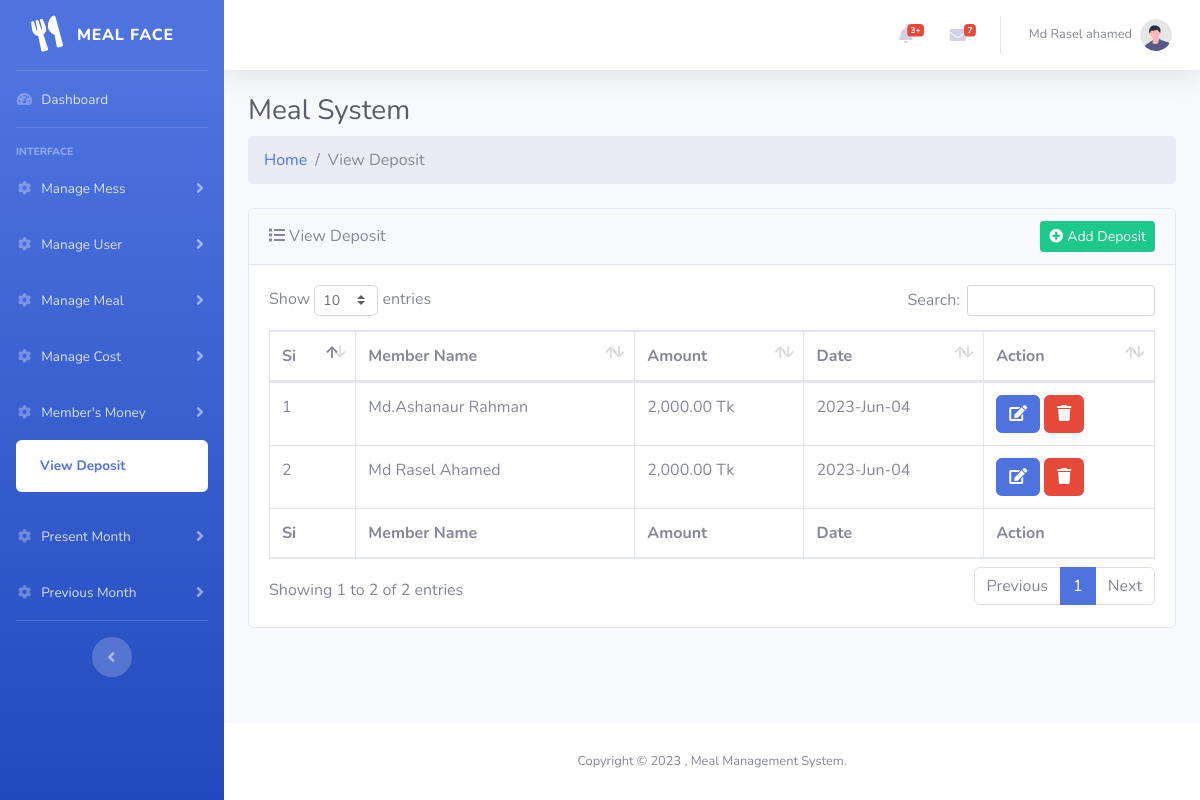
The page /backend/view-deposit.php (signed in) on the database as committed earlier.
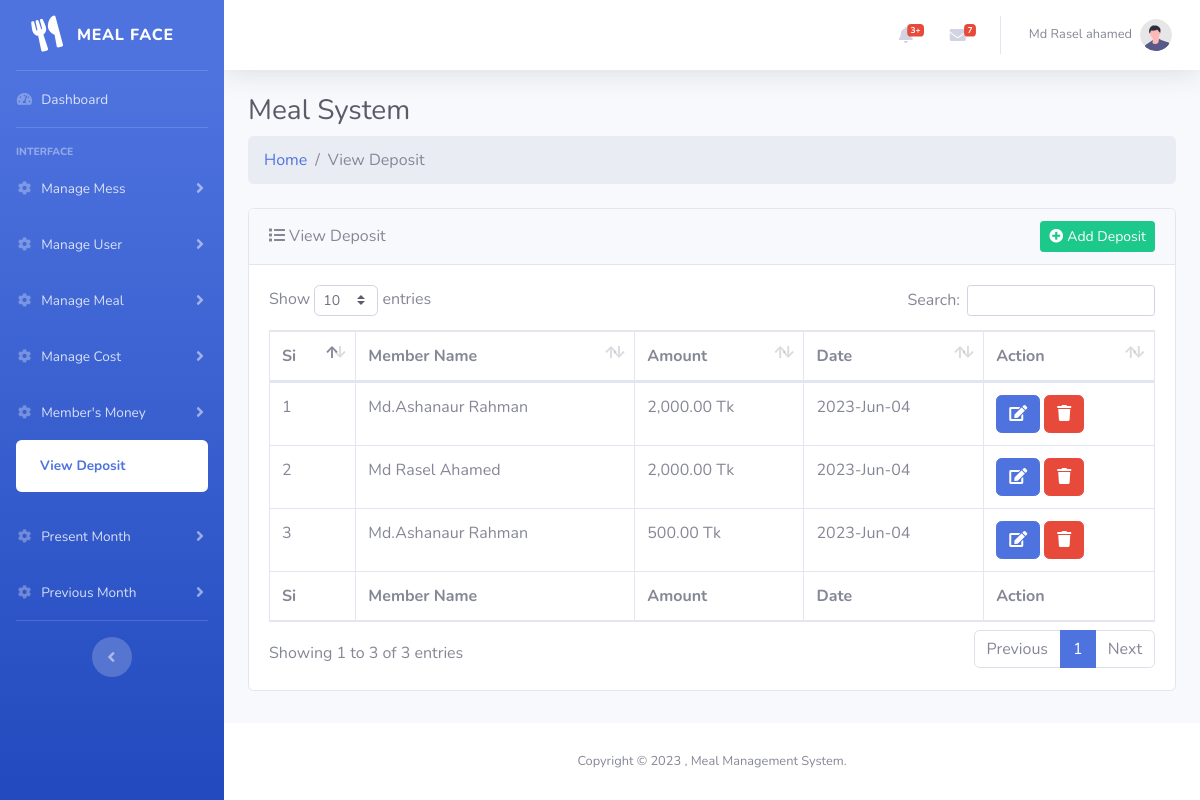
The same page on the database as committed later.
### tables this page shows
CREATE TABLE `member_money` (
  `id` int(11) NOT NULL,
  `user_id` int(11) DEFAULT NULL,
  `mess_id` int(11) DEFAULT NULL,
  `money` double NOT NULL,
  `pay_date` date DEFAULT NULL,
  `created_by` int(11) DEFAULT NULL,
  `created_at` datetime NOT NULL DEFAULT current_timestamp()
);

CREATE TABLE `users` (
  `user_id` int(11) NOT NULL,
  `user_name` varchar(255) NOT NULL,
  `user_role` varchar(255) NOT NULL DEFAULT 'member',
  `user_mobile` varchar(255) DEFAULT NULL,
  `user_email` varchar(255) DEFAULT NULL,
  `user_password` varchar(255) NOT NULL,
  `mess_id` int(11) DEFAULT NULL
);

### backend/controller/main.php (called while the page is built, shortened)
<?php
    class Main{
        protected $host = "localhost";
        protected $user = "root";
        protected $pass = "";
        protected $db = "php_meal";
        protected $con;
        public function __construct(){
            if(!isset($this->con)){
                $this->con = new mysqli($this->host,$this->user,$this->pass,$this->db);
            }
            return $this->con;
        }
        public function getMembersDeposit($messId){
            $this->sql = "SELECT member_money.*,users.user_name as user_name FROM member_money INNER JOIN users ON users.user_id = member_money.user_id WHERE member_money.mess_id = '$messId'";
            $this->result = $this->con->query($this->sql);
            if($this->result == true){
                return $this->result;
            }else{
                return false;
            }
        }
    }
?>

### backend/view-deposit.php (the view, shortened to what this page needs)
<?php
    $page = 'manage_money';
    $sub_page = 'view_deposit';
    include "inc/header.php";
    $obj = new Main();
    $messId = $_SESSION['mess_id'];
    $Data = $obj->getMembersDeposit($messId);
    ?>
<div class="container-fluid">
    <div class="d-sm-flex align-items-center justify-content-between mb-2">
        <h3 class="h3 mb-0 text-gray-800">Meal System</h3>
    </div>
    <ol class="breadcrumb mb-4">
        <li class="breadcrumb-item"><a href="index.php">Home</a></li>
        <li class="breadcrumb-item active">View Deposit</li>
    </ol>
    <div class="card mb-4">
        <div class="card-header d-flex justify-content-between align-items-center">
            <span><i class="fas fa-list mr-1"></i>View Deposit</span>
            <small class="d-sm-block"><a href="add-deposit.php" class="btn btn-success btn-sm"><i
                        class="fas fa-plus-circle mr-1"></i>Add Deposit</a></small>
        </div>
        <div class="card-body">
            <div class="table-responsive">
                <table class="table table-bordered" id="dataTable" width="100%" cellspacing="0">
                    <thead>
                        <tr>
                            <th>Si</th>
                            <th>Member Name</th>
                            <th>Amount</th>
                            <th>Date</th>
                            <th>Action</th>
                        </tr>
                    </thead>
                    <tfoot>
                        <tr>
                            <th>Si</th>
                            <th>Member Name</th>
                            <th>Amount</th>
                            <th>Date</th>
                            <th>Action</th>
                        </tr>
                    </tfoot>
                    <tbody>
                    <?php
                            if($Data->num_rows>0){
                                $si = 1;
                                while($row = $Data->fetch_object()){
                                    $d = strtotime($row->pay_date);
                                    ?>
                        <tr>
                            <td><?php echo $si; ?></td>
                            <td class="text-capitalize"><?php echo $row->user_name; ?></td>
                            <td><?php echo number_format($row->money,2) ?> Tk</td>
                            <td><?php echo date("Y-M-d", $d); ?></td>
                            <td>
                                <a class="btn btn-primary" href="add-deposit.php?deposit-id=<?php echo $row->id; ?>"><i class="fas fa-edit"></i></a>
                                <a class="btn btn-danger" href="#"><i class="fas fa-trash"></i></a>
                            </td>
                        </tr>
                        <?php
                            $si++;
                                }
                            }
                        ?>
                    </tbody>
                </table>
            </div>
        </div>
    </div>
</div>
<?php include "inc/footer.php"; ?>

### backend/inc/header.php (shortened to what this page needs)
<?php
    include "controller/main.php";
?>
<!DOCTYPE html>
<html lang="en">
<head>
    <link href="vendor/fontawesome-free/css/all.min.css" rel="stylesheet" type="text/css" />
    <link href="css/main.css" rel="stylesheet" />
    <link href="vendor/datatables/dataTables.bootstrap4.min.css" rel="stylesheet" />
    <link href="css/profile.css" rel="stylesheet" />
    <link rel="stylesheet" href="css/toastr.css">
</head>
<body id="page-top">
    <div id="wrapper">
        <ul class="navbar-nav bg-gradient-primary sidebar sidebar-dark accordion" id="accordionSidebar">
            <a class="sidebar-brand d-flex align-items-center justify-content-center" href="index.php">
                <div class="sidebar-brand-icon rotate-n-15">
                    <i class="fas fa-utensils"></i>
                </div>
                <div class="sidebar-brand-text mx-3">Meal Face</div>
            </a>
            <hr class="sidebar-divider my-0" />
            <li class="nav-item <?php if($page == 'dashboard'){echo 'active';}?>">
                <a class="nav-link" href="index.php">
                    <i class="fas fa-fw fa-tachometer-alt"></i>
                    <span>Dashboard</span></a>
            </li>
            <hr class="sidebar-divider" />
            <div class="sidebar-heading">Interface</div>
            <li class="nav-item">
                <a class="nav-link collapsed" href="#" data-toggle="collapse" data-target="#collapseMess"
                    aria-expanded="true" aria-controls="collapseMess">
                    <i class="fas fa-fw fa-cog"></i>
                    <span>Manage Mess</span>
                </a>
            </li>
            <li class="nav-item">
                <a class="nav-link collapsed" href="#" data-toggle="collapse" data-target="#collapseTwo"
                    aria-expanded="true" aria-controls="collapseTwo">
                    <i class="fas fa-fw fa-cog"></i>
                    <span>Manage User</span>
                </a>
            </li>
            <li class="nav-item">
                <a class="nav-link collapsed" href="#" data-toggle="collapse" data-target="#Manage_meal"
                    aria-expanded="true" aria-controls="collapseTwo">
                    <i class="fas fa-fw fa-cog"></i>
                    <span>Manage Meal</span>
                </a>
            </li>
            <li class="nav-item">
                <a class="nav-link collapsed" href="#" data-toggle="collapse" data-target="#collapseUtilities"
                    aria-expanded="true" aria-controls="collapseUtilities">
                    <i class="fas fa-fw fa-cog"></i>
                    <span>Manage Cost</span>
                </a>
            </li>
            <li class="nav-item">
                <a class="nav-link collapsed" href="#" data-toggle="collapse" data-target="#collapseMember"
                    aria-expanded="true" aria-controls="collapseMember">
                    <i class="fas fa-fw fa-cog"></i>
                    <span>Member's Money</span>
                </a>
                <div id="collapseMember" class="collapse <?php if($page == 'manage_money'){echo 'show';}?>" aria-labelledby="headingUtilities"
                    data-parent="#accordionSidebar">
                    <div class="bg-white py-2 collapse-inner rounded">
                        <a class="collapse-item <?php if($sub_page == 'view_deposit'){echo 'active';}?>" href="view-deposit.php">View Deposit</a>
                    </div>
                </div>
            </li>
            <li class="nav-item">
                <a class="nav-link collapsed" href="#" data-toggle="collapse" data-target="#collapsePresentMonth"
                    aria-expanded="true" aria-controls="collapsePresentMonth">
                    <i class="fas fa-fw fa-cog"></i>
                    <span>Present Month</span>
                </a>
            </li>
            <li class="nav-item">
                <a class="nav-link collapsed" href="#" data-toggle="collapse" data-target="#collapsePrevMonth"
                    aria-expanded="true" aria-controls="collapsePrevMonth">
                    <i class="fas fa-fw fa-cog"></i>
                    <span>Previous Month</span>
                </a>
            </li>
            <hr class="sidebar-divider d-none d-md-block" />
            <div class="text-center d-none d-md-inline">
                <button class="rounded-circle border-0" id="sidebarToggle"></button>
            </div>
        </ul>
        <div id="content-wrapper" class="d-flex flex-column">
            <div id="content">
                <nav class="navbar navbar-expand navbar-light bg-white topbar mb-4 static-top shadow">
                    <ul class="navbar-nav ml-auto">
                        <li class="nav-item dropdown no-arrow mx-1">
                            <a class="nav-link dropdown-toggle" href="#" id="alertsDropdown" role="button"
                                data-toggle="dropdown" aria-haspopup="true" aria-expanded="false">
                                <i class="fas fa-bell fa-fw"></i>
                                <span class="badge badge-danger badge-counter">3+</span>
                            </a>
                        </li>
                        <li class="nav-item dropdown no-arrow mx-1">
                            <a class="nav-link dropdown-toggle" href="#" id="messagesDropdown" role="button"
                                data-toggle="dropdown" aria-haspopup="true" aria-expanded="false">
                                <i class="fas fa-envelope fa-fw"></i>
                                <span class="badge badge-danger badge-counter">7</span>
                            </a>
                        </li>
                        <li class="nav-item dropdown no-arrow">
                            <a class="nav-link dropdown-toggle" href="#" id="userDropdown" role="button"
                                data-toggle="dropdown" aria-haspopup="true" aria-expanded="false">
                                <span class="mr-2 d-none d-lg-inline text-gray-600 small">
                                    <?php
                                        echo $_SESSION['user_name'];
                                    ?>
                                    </span>
                                <img class="img-profile rounded-circle" src="img/undraw_profile.svg" />
                            </a>
                        </li>
                    </ul>
                </nav>

### backend/inc/footer.php (shortened to what this page needs)
</div>
<footer class="sticky-footer bg-white">
    <div class="container my-auto">
        <div class="copyright text-center my-auto">
            <div>
                Copyright &copy;
                , Meal Management System.
            </div>
        </div>
    </div>
</footer>
</div>
</div>
</body>
</html>

Rows that differ between the two databases and show on the page:
added member_money: user.user_name "Md.Ashanaur Rahman", money "500.00", pay_date "2023-Jun-04"
Other text that changed with them:
text written by a page script: "Show entries Search: Showing 1 to 2 of 2 entries Previous 1 Next" → "Show entries Search: Showing 1 to 3 of 3 entries Previous 1 Next"
